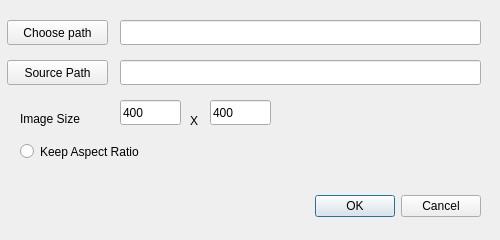
<?xml version="1.0" encoding="UTF-8"?>
<ui version="4.0">
 <class>Dialog</class>
 <widget class="QDialog" name="Dialog">
  <property name="enabled">
   <bool>true</bool>
  </property>
  <property name="geometry">
   <rect>
    <x>0</x>
    <y>0</y>
    <width>500</width>
    <height>240</height>
   </rect>
  </property>
  <property name="windowTitle">
   <string>Dialog</string>
  </property>
  <widget class="QDialogButtonBox" name="buttonBox">
   <property name="geometry">
    <rect>
     <x>180</x>
     <y>190</y>
     <width>301</width>
     <height>32</height>
    </rect>
   </property>
   <property name="orientation">
    <enum>Qt::Horizontal</enum>
   </property>
   <property name="standardButtons">
    <set>QDialogButtonBox::Cancel|QDialogButtonBox::Ok</set>
   </property>
  </widget>
  <widget class="QRadioButton" name="radioButton">
   <property name="geometry">
    <rect>
     <x>20</x>
     <y>140</y>
     <width>161</width>
     <height>23</height>
    </rect>
   </property>
   <property name="text">
    <string>Keep Aspect Ratio</string>
   </property>
  </widget>
  <widget class="QLineEdit" name="lineEdit">
   <property name="enabled">
    <bool>true</bool>
   </property>
   <property name="geometry">
    <rect>
     <x>120</x>
     <y>20</y>
     <width>361</width>
     <height>25</height>
    </rect>
   </property>
  </widget>
  <widget class="QLineEdit" name="lineEdit_2">
   <property name="geometry">
    <rect>
     <x>120</x>
     <y>60</y>
     <width>361</width>
     <height>25</height>
    </rect>
   </property>
  </widget>
  <widget class="QPushButton" name="pushButton">
   <property name="geometry">
    <rect>
     <x>7</x>
     <y>20</y>
     <width>101</width>
     <height>25</height>
    </rect>
   </property>
   <property name="text">
    <string>Choose path</string>
   </property>
  </widget>
  <widget class="QPushButton" name="pushButton_2">
   <property name="geometry">
    <rect>
     <x>7</x>
     <y>60</y>
     <width>101</width>
     <height>25</height>
    </rect>
   </property>
   <property name="text">
    <string>Source Path</string>
   </property>
  </widget>
  <widget class="QLineEdit" name="lineEdit_3">
   <property name="geometry">
    <rect>
     <x>120</x>
     <y>100</y>
     <width>61</width>
     <height>25</height>
    </rect>
   </property>
   <property name="text">
    <string>400</string>
   </property>
  </widget>
  <widget class="QLineEdit" name="lineEdit_4">
   <property name="geometry">
    <rect>
     <x>210</x>
     <y>100</y>
     <width>61</width>
     <height>25</height>
    </rect>
   </property>
   <property name="text">
    <string>400</string>
   </property>
  </widget>
  <widget class="QLabel" name="label">
   <property name="geometry">
    <rect>
     <x>190</x>
     <y>110</y>
     <width>21</width>
     <height>21</height>
    </rect>
   </property>
   <property name="text">
    <string>X</string>
   </property>
  </widget>
  <widget class="QLabel" name="label_2">
   <property name="geometry">
    <rect>
     <x>20</x>
     <y>110</y>
     <width>81</width>
     <height>17</height>
    </rect>
   </property>
   <property name="text">
    <string>Image Size</string>
   </property>
  </widget>
 </widget>
 <resources/>
 <connections>
  <connection>
   <sender>buttonBox</sender>
   <signal>accepted()</signal>
   <receiver>Dialog</receiver>
   <slot>accept()</slot>
   <hints>
    <hint type="sourcelabel">
     <x>248</x>
     <y>254</y>
    </hint>
    <hint type="destinationlabel">
     <x>157</x>
     <y>274</y>
    </hint>
   </hints>
  </connection>
  <connection>
   <sender>buttonBox</sender>
   <signal>rejected()</signal>
   <receiver>Dialog</receiver>
   <slot>reject()</slot>
   <hints>
    <hint type="sourcelabel">
     <x>316</x>
     <y>260</y>
    </hint>
    <hint type="destinationlabel">
     <x>286</x>
     <y>274</y>
    </hint>
   </hints>
  </connection>
 </connections>
</ui>
